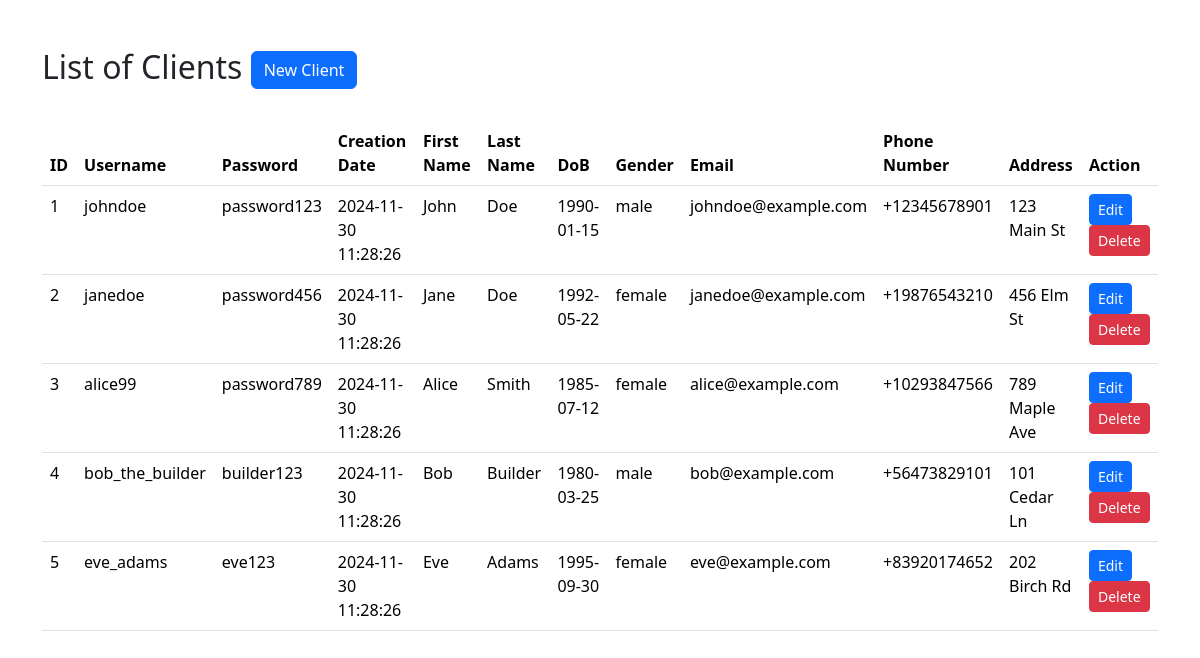
/admin/read_clients.php, run on the app's committed database.
### tables this page shows
CREATE TABLE Users (
    UserID INT AUTO_INCREMENT PRIMARY KEY, 
    Username VARCHAR(32) NOT NULL UNIQUE CHECK (Username REGEXP '^[a-zA-Z0-9_]{3,32}$'), 
    Password VARCHAR(255) NOT NULL,
    Creation_Date TIMESTAMP DEFAULT CURRENT_TIMESTAMP, 
    First_Name VARCHAR(64) NOT NULL CHECK (First_Name REGEXP '^[A-Za-z]+$'), 
    Last_Name VARCHAR(64) NOT NULL CHECK (Last_Name REGEXP '^[A-Za-z]+$'), 
    Date_of_Birth DATE NOT NULL, 
    Gender ENUM('male', 'female') NOT NULL, 
    Email VARCHAR(64) NOT NULL UNIQUE CHECK (Email REGEXP '^[a-zA-Z0-9._%+-]+@[a-zA-Z0-9.-]+\\.[a-zA-Z]{2,}$'), 
    Phone_Number VARCHAR(15) NOT NULL UNIQUE CHECK (Phone_Number REGEXP '^\\+?[0-9]{7,15}$'), 
    Address VARCHAR(255) NOT NULL
);

### admin/read_clients.php (the view, shortened to what this page needs)
<!DOCTYPE html>
<html lang="en">
<head>
    <link href="https://cdn.jsdelivr.net/npm/bootstrap@5.3.3/dist/css/bootstrap.min.css" rel="stylesheet">
</head>
<body>
    <div class="container my-5">
        <h2>
            List of Clients
            <a class="btn btn-primary" href="/POS_website/admin/create_client.php" role="button">New Client</a>
        </h2>
        <br>
        <table class="table">
            <thead>
                <tr>
                    <th>ID</th>
                    <th>Username</th>
                    <th>Password</th>
                    <th>Creation Date</th>
                    <th>First Name</th>
                    <th>Last Name</th>
                    <th>DoB</th>
                    <th>Gender</th>
                    <th>Email</th>
                    <th>Phone Number</th>
                    <th>Address</th>
                    <th>Action</th>
                </tr>
            </thead>
            <tbody>
                <?php
                $servername = "localhost";
                $username = "root";
                $password = "";
                $database = "pos_db";
                $connection = new mysqli($servername, $username, $password, $database);
                $sql = "SELECT * FROM Users";
                $result = $connection->query($sql);
                while ($row = $result->fetch_assoc()) {
                    echo "
                    <tr>
                        <td>$row[UserID]</td>
                        <td>$row[Username]</td>
                        <td>$row[Password]</td>
                        <td>$row[Creation_Date]</td>
                        <td>$row[First_Name]</td>
                        <td>$row[Last_Name]</td>
                        <td>$row[Date_of_Birth]</td>
                        <td>$row[Gender]</td>
                        <td>$row[Email]</td>
                        <td>$row[Phone_Number]</td>
                        <td>$row[Address]</td>
                        <td>
                            <a class='btn btn-primary btn-sm' href='/POS_website/admin/edit_client.php?UserID=$row[UserID]'>Edit</a>
                            <a class='btn btn-danger btn-sm' href='/POS_website/admin/delete_client.php?UserID=$row[UserID]'>Delete</a>
                        </td>
                    </tr>
                    ";
                }
                ?>
            </tbody>
        </table>
    </div>
</body>
</html>

### data on the page
users: UserID "1", Username "johndoe", Password "password123", Creation_Date "2024-11-30 11:28:26", First_Name "John", Last_Name "Doe", Date_of_Birth "1990-01-15", Gender "male", Email "johndoe@example.com", Phone_Number "+12345678901", Address "123 Main St"
users: UserID "2", Username "janedoe", Password "password456", Creation_Date "2024-11-30 11:28:26", First_Name "Jane", Last_Name "Doe", Date_of_Birth "1992-05-22", Gender "female", Email "janedoe@example.com", Phone_Number "+19876543210", Address "456 Elm St"
users: UserID "3", Username "alice99", Password "password789", Creation_Date "2024-11-30 11:28:26", First_Name "Alice", Last_Name "Smith", Date_of_Birth "1985-07-12", Gender "female", Email "alice@example.com", Phone_Number "+10293847566", Address "789 Maple Ave"
users: UserID "4", Username "bob_the_builder", Password "builder123", Creation_Date "2024-11-30 11:28:26", First_Name "Bob", Last_Name "Builder", Date_of_Birth "1980-03-25", Gender "male", Email "bob@example.com", Phone_Number "+56473829101", Address "101 Cedar Ln"
users: UserID "5", Username "eve_adams", Password "eve123", Creation_Date "2024-11-30 11:28:26", First_Name "Eve", Last_Name "Adams", Date_of_Birth "1995-09-30", Gender "female", Email "eve@example.com", Phone_Number "+83920174652", Address "202 Birch Rd"
